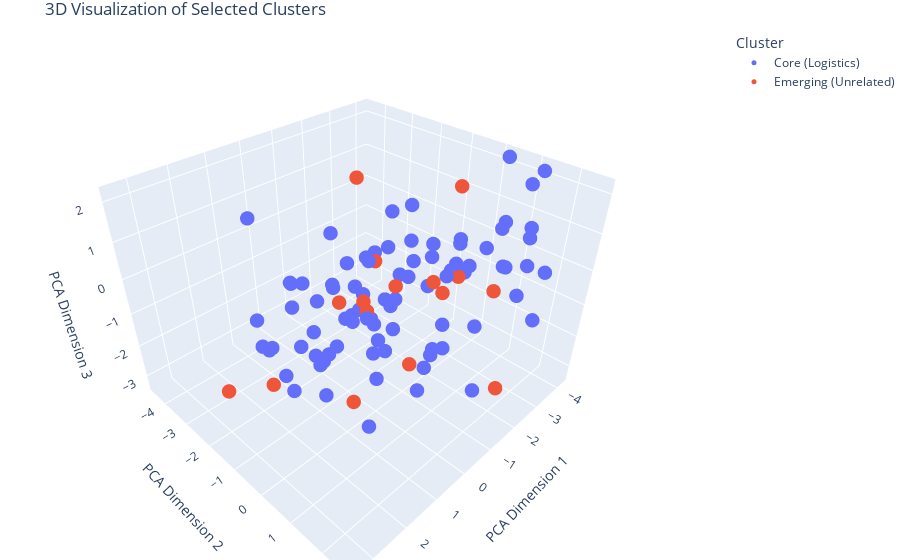

Source (notebook cell):
### Code cell
import ipywidgets as widgets
from IPython.display import display, clear_output
import plotly.graph_objects as go
from sklearn.decomposition import PCA

# Assume 'word_embeddings' and 'labels' are already available

# Perform PCA for 3D reduction
pca = PCA(n_components=3)
pca_results = pca.fit_transform(word_embeddings)

# Get unique cluster names
unique_labels = list(set(labels))

# Create a dictionary to hold checkbox widgets for each cluster
checkboxes = {label: widgets.Checkbox(value=False, description=label) for label in unique_labels}
update_button = widgets.Button(description="Update Plot")
clear_button = widgets.Button(description="Clear Plot")

# Output widget to hold the plot
output = widgets.Output()

# Function to update the plot based on selected clusters
def on_update_button_clicked(b):
    selected_labels = [label for label, checkbox in checkboxes.items() if checkbox.value]
    fig = go.Figure()
    for label in selected_labels:
        indices = [i for i, l in enumerate(labels) if l == label]
        fig.add_trace(go.Scatter3d(
            x=pca_results[indices, 0],
            y=pca_results[indices, 1],
            z=pca_results[indices, 2],
            mode='markers',
            marker=dict(size=5),
            name=label
        ))

    fig.update_layout(
        title="3D Visualization of Selected Clusters",
        scene=dict(
            xaxis_title='PCA Dimension 1',
            yaxis_title='PCA Dimension 2',
            zaxis_title='PCA Dimension 3'
        ),
        legend_title="Cluster",
        margin=dict(l=0, r=0, b=0, t=30)
    )
    with output:
        clear_output(wait=True)  # Ensure clearing happens here
        fig.show()

# Function to clear the plot output
def on_clear_button_clicked(b):
    with output:
        clear_output(wait=True)  # This should effectively clear the plot

# Set up the button events
update_button.on_click(on_update_button_clicked)
clear_button.on_click(on_clear_button_clicked)

# Display checkboxes and buttons
controls = widgets.VBox([widgets.Label("Select Clusters to Display:")] + list(checkboxes.values()) + [update_button, clear_button])
display(controls, output)

### Figure 1 — Plotly figure (JSON) as saved in the notebook; plotly's stock layout.template omitted (floating-point values rounded to 4 significant figures)
{"data": [{"marker": {"size": 5}, "mode": "markers", "name": "Core (Logistics)", "type": "scatter3d", "x": [1.767, -0.384, -1.441, -0.7549, 0.5672, -3.001, -0.507, -0.9627, -0.7088, -0.8667, -2.514, -2.109, -2.439, 1.127, -4.197, 0.9954, -2.047, 1.717, -1.193, -0.8475, -2.442, -3.261, -3.047, -3.231, -1.263, 0.2079, 0.245, 1.952, -0.7927, -0.9724, -1.035, -0.4291, 0.1817, -1.134, -1.29, -1.652, -1.587, 0.04717, -0.9097, -3.211, -2.334, -2.465, -0.5115, -3.73, -1.425, 1.043, -0.8427, -2.052, 0.9312, -2.045, 0.8772, -0.7588, -2.204, -0.6122, -2.562, -1.834, -0.2296, -4.142, -3.862, -1.795, -0.03689, -0.806, -3.202, 0.06855, -2.253, 0.6233, -2.52, -2.338, -1.545, 1.353, -1.825, -1.833, 0.4894, 1.542, -2.731, -3.432, -2.429, 0.8439, -0.2576, 0.8668, -0.6757, -0.6358, -0.7699, -1.112, -0.6449, 0.7537], "y": [0.2879, -2.553, 0.5235, -2.349, -1.61, 1.853, -2.044, -0.378, 0.714, -1.621, 0.5005, 0.5718, 2.513, -3.052, 0.276, -1.061, -0.727, -1.056, -0.159, -1.878, -0.4536, 0.983, 1.274, 0.9312, 1.925, -0.1376, -2.825, -1.004, 0.805, -0.68, -1.397, -1.027, -4.504, -2.777, -1.348, 0.07787, -0.8837, -1.021, -0.9786, 1.111, -1.071, 1.059, 1.177, 1.413, 0.8387, -1.789, -0.763, -0.1642, -0.8578, 0.3244, -3.555, -0.9467, -0.9999, -0.7075, 0.4793, -1.403, -1.087, 1.27, 1.173, -0.9433, -2.691, -1.269, 1.696, -3.027, 0.4145, -1.171, 0.289, 2.073, -1.043, 1.063, 0.4832, 1.404, -0.8651, -2.163, -0.0547, 2.104, 0.6743, -3.035, -0.2423, -1.763, -1.619, -1.476, -1.051, -0.6166, -0.3348, -1.192], "z": [-0.3689, -1.561, -1.997, -1.114, -1.528, 0.35, -0.9412, -1.599, -2.777, -0.8719, -0.2214, 0.7846, -0.5542, -2.511, 2.18, -1.694, -0.2387, -2.35, -0.04127, -0.2807, 0.2078, 1.058, 0.0298, 0.8724, -2.331, -0.5036, -1.578, -1.683, -2.027, -0.848, 0.01564, -1.057, 0.3714, 0.09835, 0.07176, -0.4117, -1.261, -1.073, -1.749, -0.09556, 0.08872, 0.7224, -1.228, 0.8822, -1.77, 0.08003, -2.112, 0.1265, -1.782, -1.669, -2.056, -1.465, 1.165, -2.379, -0.1654, -0.03101, -1.153, 2.153, 1.882, -0.6248, -0.8934, -0.9019, 0.9407, -1.011, 0.1043, -3.322, 0.6144, -0.04322, 1.221, -2.239, -0.02039, -1.012, -1.591, -1.856, -0.5213, 0.08339, 0.08019, -2.715, -2.719, -1.908, -1.813, -1.789, 0.1854, -1.085, -2.096, -2.222]}, {"marker": {"size": 5}, "mode": "markers", "name": "Emerging (Unrelated)", "type": "scatter3d", "x": [1.526, -0.9615, -0.5016, 0.3377, -0.4234, 3.403, -1.395, -2.165, -1.554, -2.159, 2.33, -0.8819, -1.944, -2.751, -3.576, -1.145], "y": [0.7631, 0.2119, -0.832, -0.9145, -0.8784, -1.11, -0.718, 0.5726, 0.3139, 0.1604, -0.9916, -0.945, -2.637, 1.228, -0.5677, 2.584], "z": [-1.571, -2.389, -1.04, -0.3908, -0.7359, -1.258, -0.6797, -0.1532, -0.1377, -0.8275, -1.7, 0.1801, 1.427, -0.5382, 1.337, -1.737]}], "layout": {"legend": {"title": {"text": "Cluster"}}, "margin": {"b": 0, "l": 0, "r": 0, "t": 30}, "scene": {"xaxis": {"title": {"text": "PCA Dimension 1"}}, "yaxis": {"title": {"text": "PCA Dimension 2"}}, "zaxis": {"title": {"text": "PCA Dimension 3"}}}, "title": {"text": "3D Visualization of Selected Clusters"}}}
